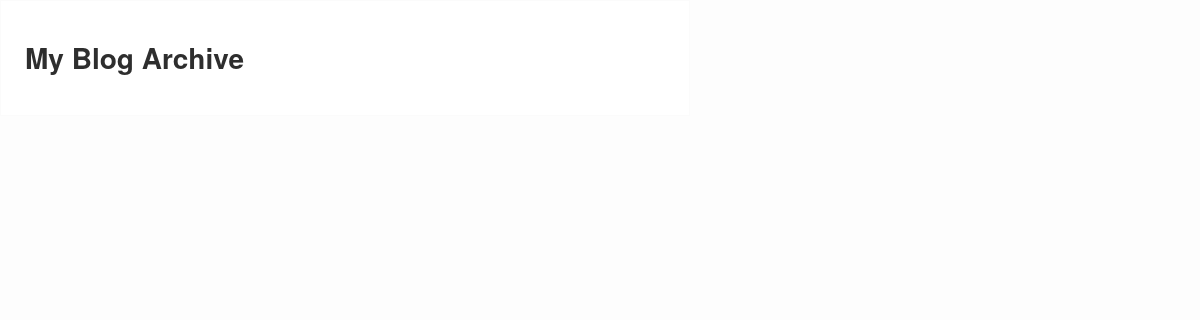
The app's page /, older data.
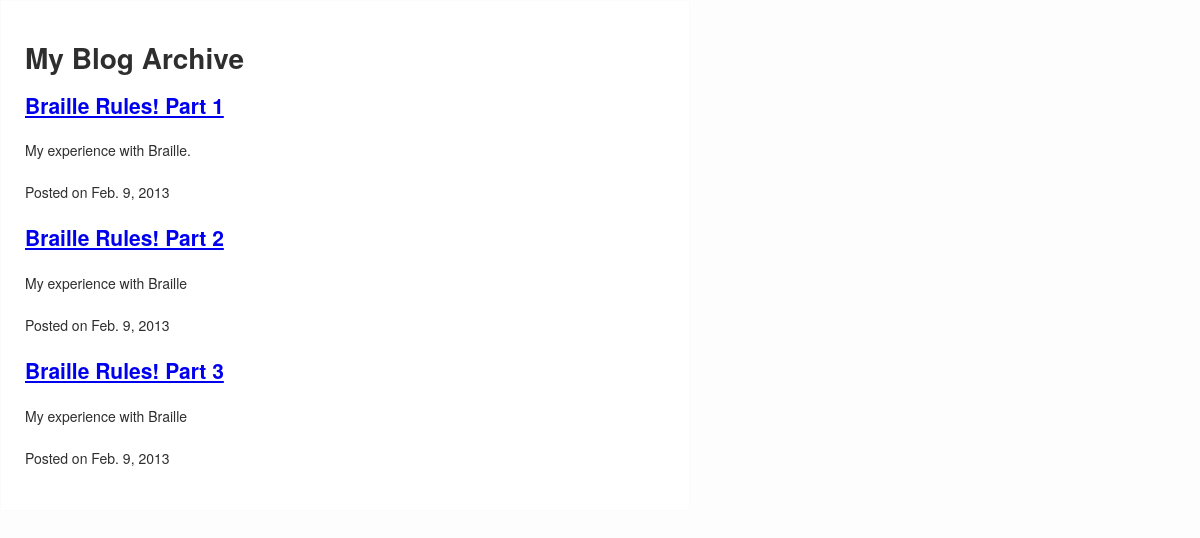
The same page, newer data.
### blog/models.py (models this page shows, shortened)
class Post(models.Model):
	title = models.CharField(max_length=255)
	slug = models.SlugField(unique=True, max_length=255)
	description = models.CharField(max_length=255)
	content = models.TextField()
	published = models.BooleanField(default=True)
	created = models.DateTimeField(auto_now_add=True)
	class meta:
		order =['-created']
	def get_absolute_url(self):
		return reverse('blog.views.post', args=[self.slug])

### blog/views.py (the view)
# urls.py: url(r'^$', 'blog.views.index'),
def index(request):
	posts = Post.objects.filter(published=True)
	return render(request, 'blog/index.html', {'posts': posts})

### netmag/templates/blog/index.html (shortened to what this page needs)
{% extends 'base.html' %}
{% block content %}
<h1> My Blog Archive </h1>
{% for post in posts %}
<div class="post">
<h2>
<a href=
"{{post.get_absolute_url}}">
{{post.title}}
</a>
</h2>
<p>{{post.description}}</p>
<p>Posted on
<time datetime="{{post.created|date:"c"}}">
{{post.created|date}}
</time>
</p>
</div>
{% endfor %}
{% endblock %}

### netmag/templates/base.html (shortened to what this page needs)
<!DOCTYPE html>
<html>
<head>
<link rel=
"stylesheet" type=
"text/css" href=
"{{STATIC_URL}}style.css">
</head>
<body>
<div class="content">
{% block content %}
{% endblock %}
</div>
</body>
</html>

### netmag/static/style.css (style rules this page uses)
body { background-color: #fdfdfd; color: #2e2e2e; margin: 0; padding: 0; font-size: 14px; line-height: 28px; font-family: 'Helvetica Neue', Helvetica, Arial, sans-serif; }
div.content { border: 1px solid #fbfbfb;background-color: #fff; max-width: 640px; width: 96%; padding: 2%; margin: 28px �auto; }

Row changes from the older to the newer data that the page shows:
added Post: title "Braille Rules! Part 1", description "My experience with Braille.", created "Feb. 9, 2013"
added Post: title "Braille Rules! Part 2", description "My experience with Braille", created "Feb. 9, 2013"
added Post: title "Braille Rules! Part 3", description "My experience with Braille", created "Feb. 9, 2013"
